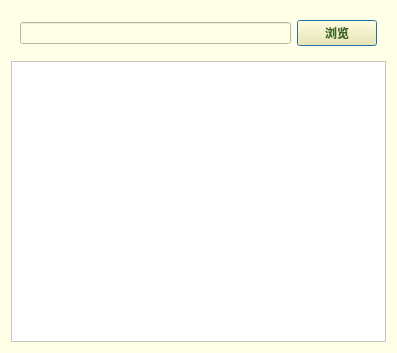
<?xml version="1.0" encoding="UTF-8"?>
<ui version="4.0">
 <class>readFileDialog</class>
 <widget class="QDialog" name="readFileDialog">
  <property name="geometry">
   <rect>
    <x>0</x>
    <y>0</y>
    <width>397</width>
    <height>353</height>
   </rect>
  </property>
  <property name="windowTitle">
   <string>Dialog</string>
  </property>
  <property name="styleSheet">
   <string notr="true">font:&quot;黑体&quot;;
background-color:rgb(255, 255, 232)</string>
  </property>
  <layout class="QVBoxLayout" name="verticalLayout">
   <item>
    <widget class="QWidget" name="widget" native="true">
     <layout class="QHBoxLayout" name="horizontalLayout">
      <item>
       <widget class="QLineEdit" name="lineEdit">
        <property name="styleSheet">
         <string notr="true"/>
        </property>
       </widget>
      </item>
      <item>
       <widget class="QPushButton" name="pushButton">
        <property name="styleSheet">
         <string notr="true">color:rgb(56, 102, 32);
background-color:rgb(255, 239, 157);
font:bold;
</string>
        </property>
        <property name="text">
         <string>浏览</string>
        </property>
       </widget>
      </item>
     </layout>
    </widget>
   </item>
   <item>
    <widget class="QTextEdit" name="textEdit">
     <property name="styleSheet">
      <string notr="true">font:&quot;黑体&quot;;
background-color:rgb(255, 255, 255)</string>
     </property>
    </widget>
   </item>
  </layout>
 </widget>
 <resources/>
 <connections/>
</ui>
